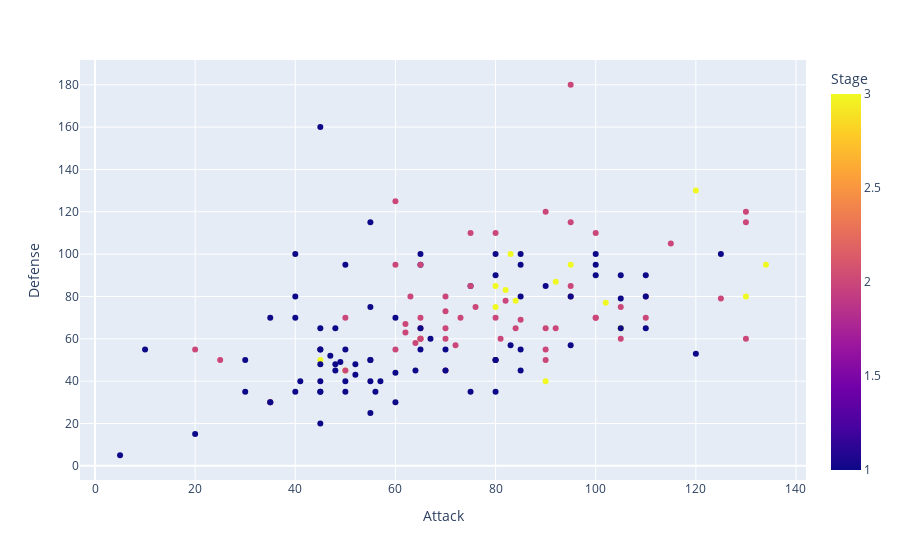

Here is the notebook cell this chart was saved with:
### Code cell
fig = px.scatter(df, x='Attack', y = 'Defense', color='Stage', hover_data = ['Name'])
fig.show()

### Figure 1 — Plotly figure (JSON) as saved in the notebook; plotly's stock layout.template omitted (floating-point values rounded to 4 significant figures; data arrays with more than 128 entries replaced by an {"elided": "..."} marker saying what was removed)
{"data": [{"customdata": {"elided": "151x1 str values"}, "hovertemplate": "Attack=%{x}<br>Defense=%{y}<br>Name=%{customdata[0]}<br>Stage=%{marker.color}<extra></extra>", "legendgroup": "", "marker": {"color": {"elided": "151 int values"}, "coloraxis": "coloraxis", "symbol": "circle"}, "mode": "markers", "name": "", "orientation": "v", "showlegend": false, "type": "scatter", "x": {"elided": "151 int values"}, "xaxis": "x", "y": {"elided": "151 int values"}, "yaxis": "y"}], "layout": {"coloraxis": {"colorbar": {"title": {"text": "Stage"}}, "colorscale": [[0, "#0d0887"], [0.1111, "#46039f"], [0.2222, "#7201a8"], [0.3333, "#9c179e"], [0.4444, "#bd3786"], [0.5556, "#d8576b"], [0.6667, "#ed7953"], [0.7778, "#fb9f3a"], [0.8889, "#fdca26"], [1, "#f0f921"]]}, "legend": {"tracegroupgap": 0}, "margin": {"t": 60}, "xaxis": {"anchor": "y", "domain": [0, 1], "title": {"text": "Attack"}}, "yaxis": {"anchor": "x", "domain": [0, 1], "title": {"text": "Defense"}}}}
